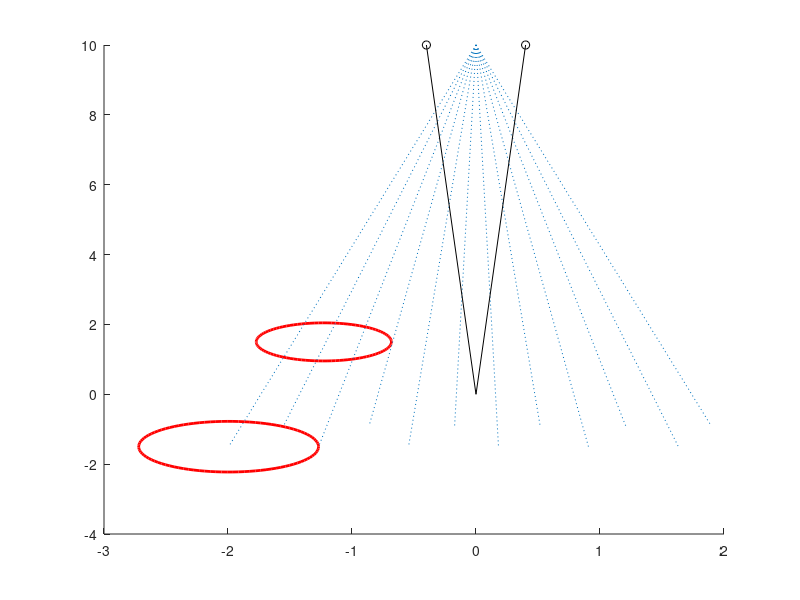

This figure's MATLAB source: (Note: this script raises an error after producing the figure.)
% Make figures for the opengl/disparity space

clear 
close all

load('IEMdepth_allGridConversions.mat')

% figFolder='IEMdepth_figs';
% ext='epsc';


%% plot diagram from above

ylimsOGL = [-2.5,11];
  
figure;hold all;

minz = find(stimLocsOGL_odd(:,2)==-1.5,1);
viscircles([stimLocsOGL_odd(minz,1),stimLocsOGL_odd(minz,2)],sphereRadsOGL(1));
maxz = find(stimLocsOGL_odd(:,2)==1.5,1);
viscircles([stimLocsOGL_odd(maxz,1),stimLocsOGL_odd(maxz,2)],sphereRadsOGL(6));

for ll=1:12;    
    pt1 = [0,10];
    pt2 = stimLocsOGL_odd(ll,:);
    line([pt1(1),pt2(1)],[pt1(2),pt2(2)],'LineStyle',':');
end

xpts = [-.4,.4];
ypts = [10,10];
scatter(xpts,ypts,'k');

pt1 = [.4,10];
pt2 = [0,0];
line([pt1(1),pt2(1)],[pt1(2),pt2(2)],'Color','k');

pt1 = [-.4,10];
pt2 = [0,0];
line([pt1(1),pt2(1)],[pt1(2),pt2(2)],'Color','k');


scatter(stimLocsOGL_odd(:,1),stimLocsOGL_odd(:,2),'.','k');
xpts = [0];
ypts = [10];
scatter(xpts,ypts,'.','k');
title('OpenGL space - grid 1')
% xlim([-screenHeightOGL(1)/2,screenHeightOGL(1)/2]);
ylim(ylimsOGL);
xlabel(sprintf('Horizontal axis (openGL units)'))
ylabel(sprintf('Depth axis (openGL units)'))
axis equal 
line(get(gca,'XLim'),[0,0],'LineStyle','--')
scatter(0,0,'x','k')


% fnFig = [root figFolder filesep 'Grid1_OGL_fulldiagram'];
% fprintf('saving figure to %s...\n',fnFig);
% saveas(gcf,fnFig,ext);

%% plot disparity versus x-location 


figure;hold all;
scatter(stimLocsDeg_odd(:,1),zLocsArcMin_odd,'.','k');
title('Disparity vs Deg - grid 1')
xlim([-screenHeightDeg/2,screenHeightDeg/2]);
ylim([-50,50]);
xlabel('Left-Right axis (degrees)');
ylabel('Front-back axis (arcmin)');
plot(0,0,'square','Color','k')

% fnFig = [root figFolder filesep 'Grid1_DispVsDeg'];
% fprintf('saving figure to %s...\n',fnFig);
% saveas(gcf,fnFig,ext);

figure;hold all;
scatter(stimLocsDeg_even(:,1),zLocsArcMin_even,'.','k');
title('Disparity vs Deg - grid 2')
xlim([-screenHeightDeg/2,screenHeightDeg/2]);
ylim([-50,50]);
xlabel('Left-Right axis (degrees)');
ylabel('Front-back axis (arcmin)');
plot(0,0,'square','Color','k')
% 
% fnFig = [root figFolder filesep 'Grid2_DispVsDeg'];
% fprintf('saving figure to %s...\n',fnFig);
% saveas(gcf,fnFig,ext);

%% plot Z-position versus X-location

OGLRange = 2;

figure;hold all;

scatter(stimLocsDeg_odd(:,1),stimLocsOGL_odd(:,2),'.','k');

title('Z-Position vs Deg - Grid 1')
xlim([-screenHeightDeg/2,screenHeightDeg/2]);
ylim([-OGLRange,OGLRange]);
xlabel('Horizontal axis (Degrees)');
ylabel('Depth axis (OpenGL)');
axis square;
plot(0,0,'square','Color','k')
% 
% fnFig = [root figFolder filesep 'Grid1_OGLZ_DegX'];
% fprintf('saving figure to %s...\n',fnFig);
% saveas(gcf,fnFig,ext);


figure;hold all;

scatter(stimLocsDeg_even(:,1),stimLocsOGL_even(:,2),'.','k');

title('Z-Position vs Deg - Grid 2')
xlim([-screenHeightDeg/2,screenHeightDeg/2]);
ylim([-OGLRange,OGLRange]);
xlabel('Horizontal axis (Degrees)');
ylabel('Depth axis (OpenGL)');
axis square;
plot(0,0,'square','Color','k')

% fnFig = [root figFolder filesep 'Grid2_OGLZ_DegX'];
% fprintf('saving figure to %s...\n',fnFig);
% saveas(gcf,fnFig,ext);
